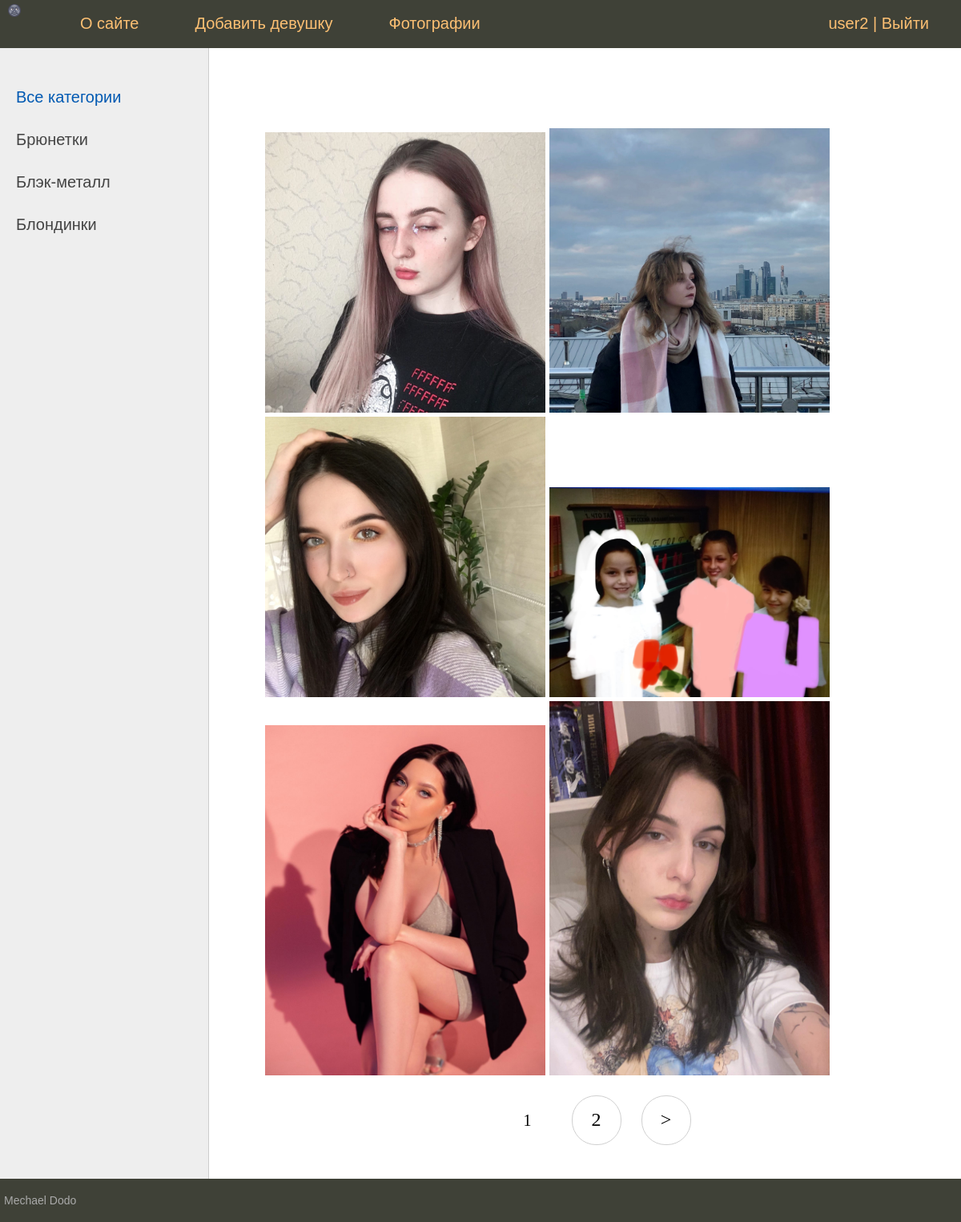
Screenshot of /photos/ (signed in) with the database file from the repository.
### beautido_app/models.py (models this page shows, shortened)
class Category(models.Model):
    title = models.CharField(max_length=100, db_index=True)
    slug = models.SlugField(max_length=255, unique=True, db_index=True)
    def get_absolute_url(self):
        return reverse('show_the_category', args=[self.slug, ])

class Girl(models.Model):
    title = models.CharField(max_length=255, verbose_name='Имя')
    slug = models.SlugField(max_length=255, unique=True, db_index=True, verbose_name='Url')
    content = models.TextField(blank=True, verbose_name='Описание')
    photo = models.ImageField(upload_to='photos/%y/%m/%d', verbose_name='Фото')
    time_create = models.DateTimeField(auto_now_add=True)
    time_update = models.DateTimeField(auto_now=True)
    is_published = models.BooleanField(default=False)
    category = models.ForeignKey('Category', on_delete=models.CASCADE, verbose_name='Категория')
    class Meta:
        ordering = ['-time_create', 'title']
    def get_absolute_url(self):
        return reverse('show_girl', args=[self.slug, ]) #kwargs={'girl_id': self.pk})

### beautido_app/views.py (the view)
# urls.py: path('photos/', ShowPhotos.as_view(), name='show_photos'),
class ShowPhotos(DataMixin, ListView):
    model = Girl
    template_name = 'beautido_app/photos.html'
    context_object_name = 'girls'
    paginate_by = 6
    def get_queryset(self):
        return Girl.objects.filter(is_published=True)
    def get_context_data(self, **kwargs):
        context = super().get_context_data(**kwargs)
        context_mix = self.get_user_context(title='Фотографии')
        return dict(list(context.items())+list(context_mix.items()))

### beautido_app/templatetags/beautido_app_tags.py (called while the page is built)
@register.inclusion_tag('beautido_app/list_categories.html')
def show_categories(sort=None, cat_selected=0):
    if not sort:
        categories = Category.objects.annotate(Count('girls'))
    else:
        categories = Category.objects.order_by(sort)
    return {'categories': categories, 'cat_selected': cat_selected}

### beautido_app/utils.py (called while the page is built)
    def get_user_context(self, **kwargs):
        context = kwargs
        user_menu = menu.copy()
        if not self.request.user.is_authenticated:
            user_menu.pop(1)
        context['menu'] = user_menu
        if 'cat_selected' not in context:
            context['cat_selected'] = 0
        return context

### beautido_app/templates/beautido_app/photos.html
{% extends 'beautido_app/base.html' %}
{% block content %}
                {% for girl in girls %}
                    <a href="{{ girl.get_absolute_url }}">
                        <img src="{{ girl.photo.url }}" width="350px" height="350px">
                    </a>
                {% endfor %}
{% endblock content %}

### beautido_app/templates/beautido_app/base.html (shortened to what this page needs)
{% load static %}
{% load beautido_app_tags %}
<!DOCTYPE html>
<html lang="en">
<head>
    <link type="text/css" href="{% static 'beautido_app/css/styles.css' %}" rel="stylesheet">
</head>
<body>
    <table class="table-page" border=0 cellpadding="0" cellspacing="0">
        <tr><td valign=top>
            {% block mainmenu %}
                <div class="header">
                    <ul id="mainmenu" class="mainmenu">
                        <li class="logo"><a href="{% url 'home' %}"><div class="logo"></div></a></li>
                        {% for m in menu %}
                                <li><a href="{% url m.url_name %}">{{m.title}}</a></li>
                        {% endfor %}
                        {% if request.user.is_authenticated %}
                            <li class="last">{{ user.username }} | <a href="{% url 'logout' %}">Выйти</a> </li>
                        {% else %}
                            <li class="last"><a href="{% url 'register' %}">Регистрация</a> | <a href="{% url 'login' %}">Войти</a></li>
                        {% endif %}
                    </ul>
                </div>
            {% endblock mainmenu %}
            <table class="table-content" border=0 cellpadding="0" cellspacing="0">
            <tr>
                {% load cache %}
                <td valign="top" class="left-chapters">
                    <ul id="leftchapters">
                        {% if cat_selected == 0 %}
                            <li class="selected">Все категории</li>
                        {% else %}
                            <li><a href="{% url 'home' %}">Все категории</a></li>
                        {% endif %}
                    {% cache 60 sidebar %}
                        {% show_categories sort='-title' cat_selected=cat_selected %}
                    {% endcache %}
                    </ul>
                </td>
                <td valign="top" class="content">
                    <div class="content-text">
                        {% block content %}
                        {% endblock content %}
                        {% if page_obj.has_other_pages %}
                            <nav class="list-pages">
                                <ul>
                                    {% for p in paginator.page_range %}
                                        {% if page_obj.number == p %}
                                            <li class="page-num-selected">
                                                {{ p }}
                                            </li>
                                        {% elif p >= page_obj.number|add:-2 and  p <= page_obj.number|add:2%}
                                            <li class="page-num">
                                                <a href="?page={{ p }}">{{ p }}</a>
                                            </li>
                                        {% endif %}
                                    {% endfor %}
                                    {% if page_obj.has_next %}
                                        <li class="page-num">
                                            <a href="?page={{ page_obj.next_page_number }}">&gt;</a>
                                        </li>
                                    {% endif %}
                                </ul>
                            </nav>
                        {% endif %}
                    </div>
                </td>
            </tr>
    </table>
    <tr><td valign=top>
        <div id="footer">
            <p>Mechael Dodo</p>
        </div>
    </td></tr>
    </table>
</body>
</html>

### beautido_app/templates/beautido_app/list_categories.html (shortened to what this page needs)
{% for category in categories %}
        {% if cat_selected == category.slug %}
            <li class="selected">{{ category.title }}</li>
        {% else %}
            <li><a href="{{ category.get_absolute_url }}">{{ category.title }}</a></li>
        {% endif %}
{% endfor %}

### beautido_app/static/beautido_app/css/styles.css (style rules this page uses)
html, body { font-family: 'Arial'; margin: 0; padding: 0; height: 100%; width: 100%; color: #444; }
a { color: #0059b2; text-decoration: none; }
img { max-width: 600px; height: auto; }
.table-page { width: 100%; height: 100%; vertical-align: top; }
.table-page tr { height: 100%; }
.header { background: #3F4137; height: 60px; }
.logo { background: url('../images/logo.png') no-repeat 10px 5px; width: 70px; height: 60px; }
ul.mainmenu { list-style: none; margin: 0; padding: 0; height: 60px; color: #fdc073; font-size: 20px; overflow: hidden; }
ul.mainmenu li { float: left; margin: 18px 40px 0 30px; }
ul.mainmenu li.logo { margin: 0; }
ul.mainmenu li.last { float: right; }
ul.mainmenu li a { color: #fdc073; text-decoration: none; }
.table-content { width: 100%; min-height: 100%; height: 100%; }
.left-chapters { margin: 0; background: #eee; border-right: 1px solid #ccc; min-height: 100%; }
.left-chapters ul { width: 230px; min-height: 100%; margin: 0; padding: 20px 10px 10px 20px; list-style: none; font-size: 20px; }
.left-chapters ul li { margin: 30px 0 0 0; color: #999; }
.left-chapters ul li.selected { color: #0059b2; }
.left-chapters ul li a { color: #444; text-decoration: none; }
.content { padding: 40px 20px 20px 40px; width: 100%; box-sizing: border-box; }
.content-text { margin: 60px 0 0 30px; color: #000; font-size: 20px; font-family: Yandex Sans Display Light; }
#footer { box-sizing: border-box; background: #3F4137; padding: 5px; color: #aaa; font-size: 14px; font-family: Verdana, Geneva, Arial, Helvetica; text-align: left; overflow: hidden; }
.list-pages { text-align: center; margin: 0 0 20px 0; }
.list-pages ul { margin: 20px 0 0 0; padding: 0; list-style: none; }
.list-pages ul li { display: inline-block; margin: 0 20px 0 0; }
.list-pages a { color: #000; font-size: 24px; text-decoration: none; }
.list-pages .page-num, .page-num-selected { display: inline-block; width: 60px; height: 44px; padding: 16px 0 0 0; border: 1px solid #d0d0d0; border-radius: 30px; }
.list-pages .page-num-selected { border: none; color: #000; font-size: 20px; }

### rows the page displays
Category: title "Брюнетки"
Category: title "Блэк-металл"
Category: title "Блондинки"
Girl: photo (picture)
Girl: photo (picture)
Girl: photo (picture)
Girl: photo (picture)
Girl: photo (picture)
Girl: photo (picture)

### other values shown
{{ m.title }} "О сайте" "Добавить девушку" "Фотографии"
{{ user.username }} "user2"
{{ p }} "1"
{{ p }} "2"
